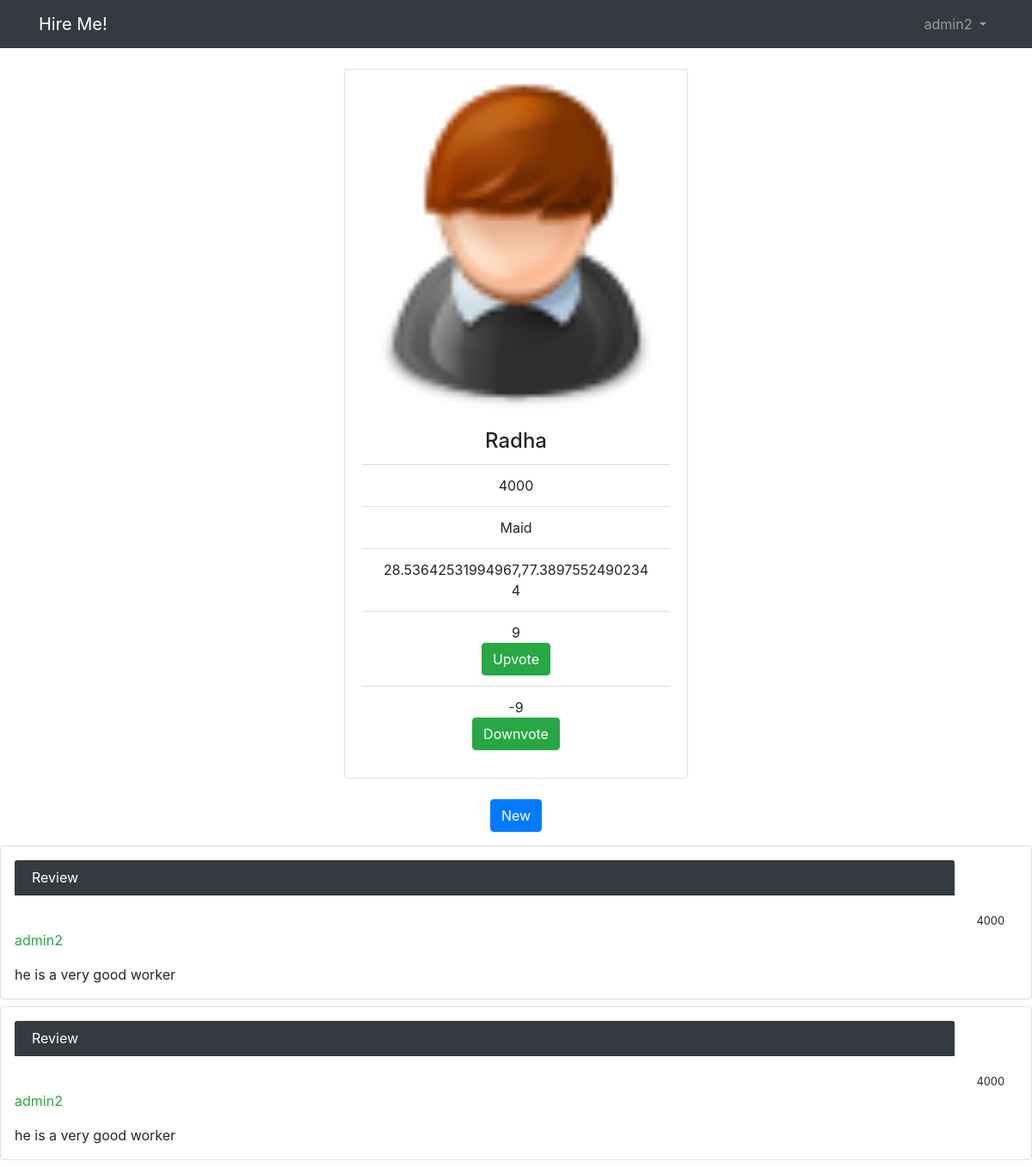
The page /services/2/1/review/ (signed in) on the database its author committed.
### hire/models.py (models this page shows, shortened)
class Service_category(models.Model):
	namee = models.CharField(max_length = 100,unique=True)
	desc = models.CharField(max_length = 150)
	price = models.CharField(max_length = 10)
	location = models.CharField(max_length = 50)
	service = models.ForeignKey(Services,related_name = 'serces')
	last_updated = models.DateTimeField(auto_now_add=True)
	position = GeopositionField(null=True)
	upvotes = models.IntegerField(default = 0)
	downvotes = models.IntegerField(default =0)

class Services(models.Model):
	name = models.CharField(max_length = 40, unique =True)
	category = models.CharField(max_length = 40)
	last_updated = models.DateTimeField(auto_now_add=True)
	def __str__(self):
		return self.name

class Page(models.Model):
	Review = models.TextField(max_length = 4000)
	service_cat = models.ForeignKey(Service_category,related_name = 'ser_cat',default = False)
	service_main = models.ForeignKey(Services,related_name = 'ser_main',default = False)
	started_by = models.ForeignKey(User)
	def __str__(self):
		return self.Review

### hire/views.py (the view)
# urls.py: url(r'^services/(?P<pk>\d+)/(?P<Service_category_pk>\d+)/review/$', hire_views.review, name='review'),
def review(request,pk,Service_category_pk):
	ser = get_object_or_404(Service_category,service__pk=pk,pk =Service_category_pk)
	er = Page.objects.filter(service_main=pk,service_cat=Service_category_pk)
	res = get_object_or_404(Services,pk=pk)
	print(er)
	return render(request,'review.html',{'service' : ser, 'revice' : res, 'review' : er,})

### templates/review.html (shortened to what this page needs)
<!DOCTYPE html>
<html lang="en">
<head>
    <link rel="stylesheet" href="https://cdnjs.cloudflare.com/ajax/libs/font-awesome/4.7.0/css/font-awesome.min.css">
  <link rel="stylesheet" href="https://maxcdn.bootstrapcdn.com/bootstrap/4.1.0/css/bootstrap.min.css">
  <link rel="stylesheet" href="https://maxcdn.bootstrapcdn.com/bootstrap/4.1.0/css/bootstrap.min.css">
<center><div class="container" style="margin-top:80px">
  <div class="card" style="width:400px">
    <img class="card-img-top" src="/static/img/2.png" alt="Card image" style="width:100%">
    <div class="card-body">
      <h4 class="card-title">{{service.namee}}</h4>
      <ul class="list-group list-group-flush">
    <li class="list-group-item">{{service.price}}</li>
    <li class="list-group-item">{{service.service}}</li>
     <li class="list-group-item">{{service.position}}</li>
      <li class="list-group-item">{{service.upvotes}}
      <center><a href="{% url 'increment' revice.pk service.pk %}"> <button type='button' id="clap" class="btn btn-success" >Upvote</button></a></center></li>
       <li class="list-group-item">{{service.downvotes}}
       <center> <a href="{% url 'decrement' revice.pk service.pk %}"><button type='button' id="claap" class="btn btn-success">Downvote</button></a></center></li>
    </div>
  </div></center>
  <br>
   </head>
<body>
<nav class="navbar navbar-expand-sm navbar-dark bg-dark fixed-top">
        <div class="container">
          <a class="navbar-brand" href="{% url 'home' %}">Hire Me!</a>
          <div class="collapse navbar-collapse" id="mainMenu">
            {% if user.is_authenticated %}
              <ul class="navbar-nav ml-auto">
                <li class="nav-item dropdown">
                  <a class="nav-link dropdown-toggle" href="#" id="userMenu" data-toggle="dropdown" aria-haspopup="true" aria-expanded="false">
                    {{ user.username }}
                  </a>
                </li>
              </ul>
            {% else %}
              <form class="form-inline ml-auto">
                <a href="{% url 'login' %}" class="btn btn-outline-secondary">Log in</a>
                <a href="{% url 'signup' %}" class="btn btn-primary ml-2">Sign up</a>
              </form>
            {% endif %}
          </div>
        </div>
      </nav>
  <center><a href = "{% url 'review_new' revice.pk service.pk %}" < button type="submit" class="btn btn-primary"> New</button></a></center>
   {% for review in review %}
    <div class="card mb-2">
      <div class="card-body p-3">
        <div class="row mb-3">
          <div class="col-6">
            <div class="card-header text-white bg-dark py-2 px-6" style="width: 68.3rem;">Review</div>
          </div>
          </div>
          <div class="col-12 text-right">
            <small class=".text-primary"> {{service.price}}</small>
          </div>
          <p class="text-success">{{review.started_by}}</p>
          <div class=".text-muted">{{review.Review}}</div>
      </div>
    </div>
    {% endfor %}
</body>
</html>

### rows shown on the page
Service_category: namee "Radha", price "4000", service "Maid", position "28.53642531994967,77.38975524902344", upvotes "9", downvotes "-9"
Page: started_by "admin2", Review "he is a very good worker"
Page: started_by "admin2", Review "he is a very good worker"

### other values the page prints
{{ user.username }} "admin2"
